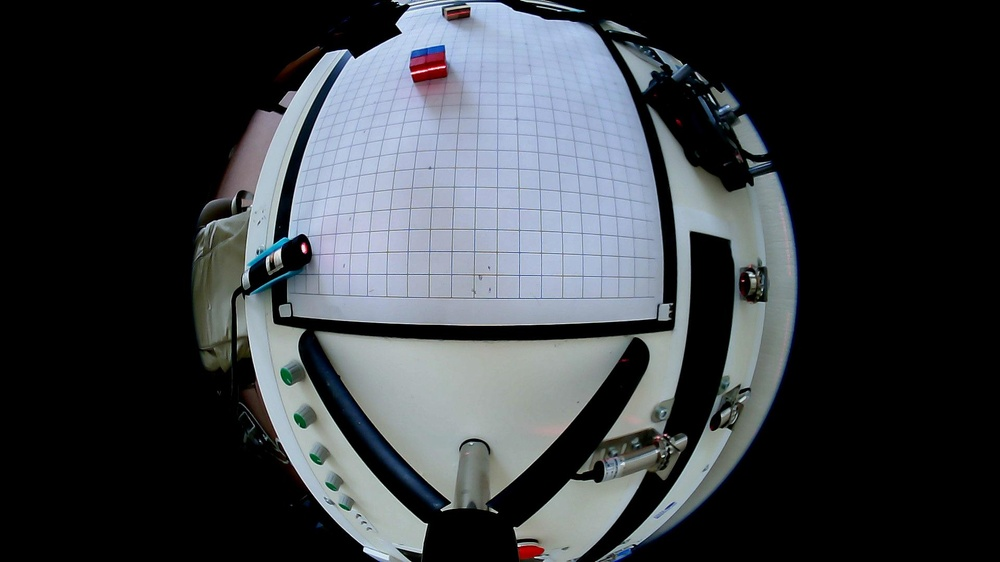
%> input picture MatlabProject/1.jpg, 1000 x 562 px, shrunk from 1920 x 1080 before the run
$ octave LaserDetect2_1.m   (GNU Octave 9; MATLAB toolbox functions it lacks are replaced by stand-ins)
%> lines starting %> are read from the running program, lines starting %| are printed output that depends on the picture; in (x1, y1, x2, y2) boxes, pixels count from 0 and x2, y2 are one past the last pixel; in counts of white or black regions, pixels touching at a corner belong together; the program's own positions count from 1
% 读取图像
image = imread('1.jpg');
%> image is the input picture: size 562x1000x3 uint8; mean R, G, B 57.3, 61.5, 66.2

% 转换为灰度图像
grayImage = rgb2gray(image);
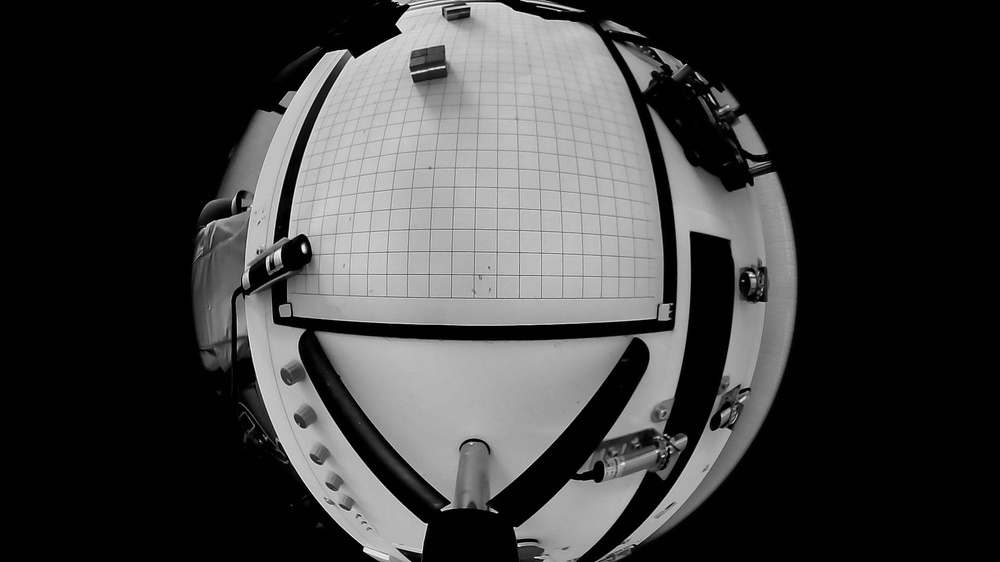
%> grayImage: size 562x1000 uint8; min 0, max 251, mean 60.8

% 直方图均衡化
equalizedImage = histeq(grayImage);
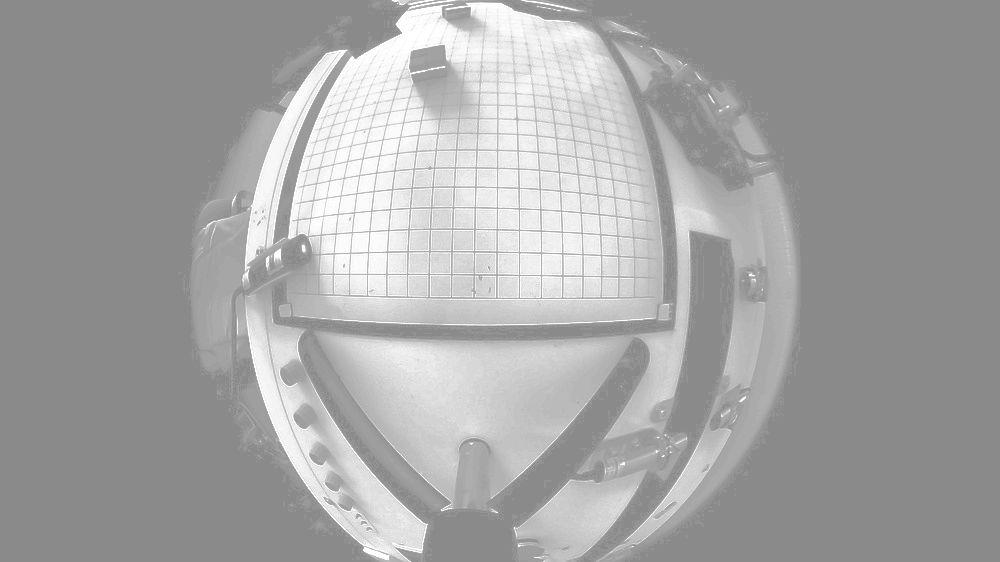
%> equalizedImage: size 562x1000 uint8; min 138, max 255, mean 164.8

% 自适应直方图均衡化
adaptEqualizedImage = adapthisteq(equalizedImage);
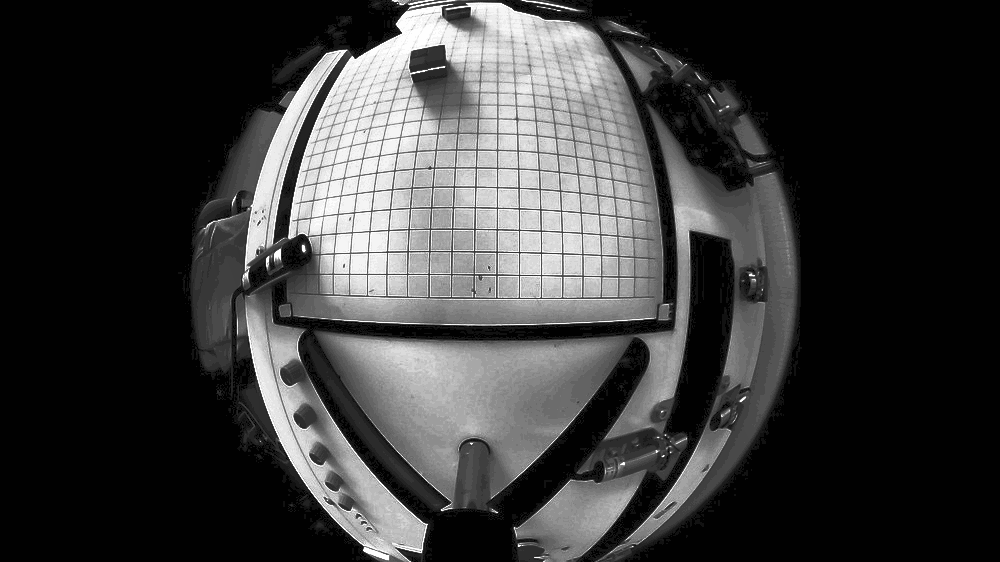
%> adaptEqualizedImage: size 562x1000 uint8; min 0, max 255, mean 59

% 高斯滤波
blurredImage = imgaussfilt(adaptEqualizedImage, 2);
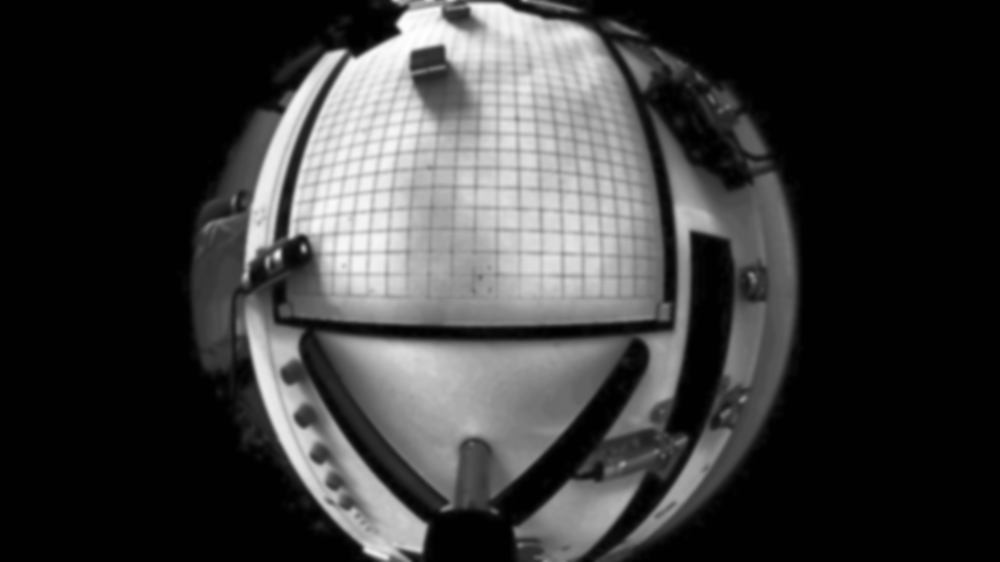
%> blurredImage: size 562x1000 uint8; min 1, max 254, mean 59

% 光照归一化
normalizedImage = mat2gray(blurredImage);

% 边缘检测
edges = edge(normalizedImage, 'Canny');
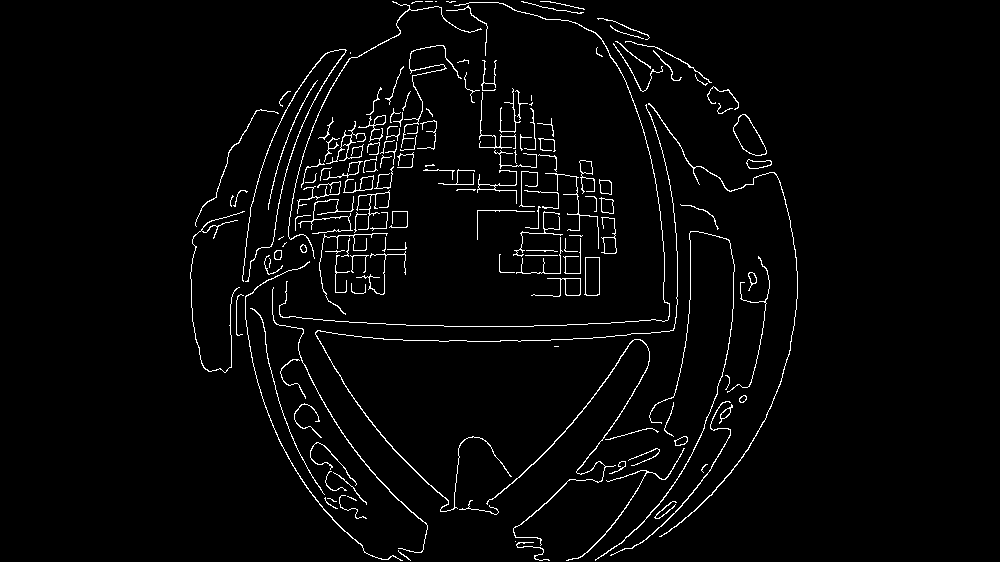
%> edges: size 562x1000 logical; 2.9% white in thin lines or dots, all inside (x1, y1, x2, y2) = (190, 1, 798, 561)

% 显示结果
figure;
subplot(2, 3, 1);
imshow(grayImage);
title('原始灰度图像');

subplot(2, 3, 2);
imshow(equalizedImage);
title('直方图均衡化');

subplot(2, 3, 3);
imshow(adaptEqualizedImage);
title('自适应直方图均衡化');

subplot(2, 3, 4);
imshow(blurredImage);
title('高斯滤波');

subplot(2, 3, 5);
imshow(normalizedImage);
title('光照归一化');

subplot(2, 3, 6);
imshow(edges);
title('边缘检测');
% 转换为HSV颜色空间
hsvImage = rgb2hsv(image);
%> hsvImage: size 562x1000x3 double; mean H, S, V 0.237, 0.128, 0.264

% 设置红色的颜色范围
lowerRed = [0, 0.6, 0.6];
upperRed = [0.05, 1, 1];

% 颜色过滤
redMask = (hsvImage(:,:,1) >= lowerRed(1) & hsvImage(:,:,1) <= upperRed(1)) & ...
          (hsvImage(:,:,2) >= lowerRed(2) & hsvImage(:,:,2) <= upperRed(2)) & ...
          (hsvImage(:,:,3) >= lowerRed(3) & hsvImage(:,:,3) <= upperRed(3));
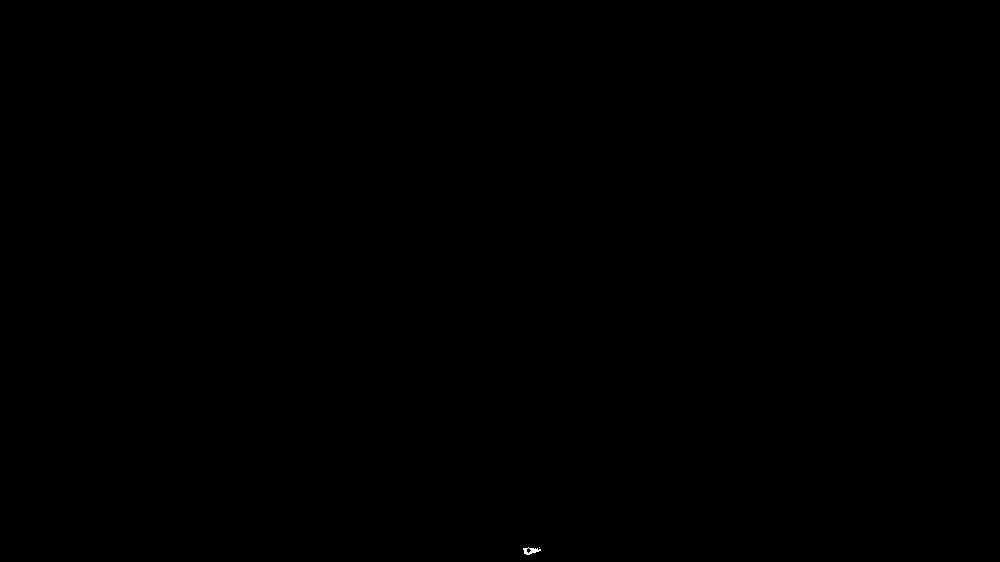
%> redMask: size 562x1000 logical; 0.01% white; 2 white regions (1 under 20 px), largest, box (x1, y1, x2, y2) and area: (523, 547, 541, 555) 75

% 显示颜色过滤结果
figure;
imshow(redMask);
title('红色激光线条的颜色过滤结果');

$ run again, with MatlabProject/a1.jpg copied over MatlabProject/1.jpg
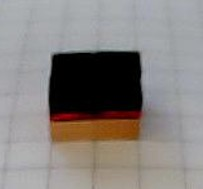
%> input picture MatlabProject/a1.jpg, 203 x 189 px
%> image is the input picture: size 189x203x3 uint8; mean R, G, B 135.5, 130.5, 127.7
%> `blurredImage = imgaussfilt(adaptEqualizedImage, 2);`:
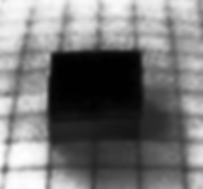
%> blurredImage: size 189x203 uint8; min 1, max 254, mean 119.5
%> `edges = edge(normalizedImage, 'Canny');`:
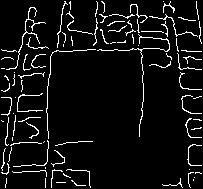
%> edges: size 189x203 logical; 6.5% white in thin lines or dots
%> hsvImage: size 189x203x3 double; mean H, S, V 0.407, 0.149, 0.544
%> redMask: size 189x203 logical; every value is 0
